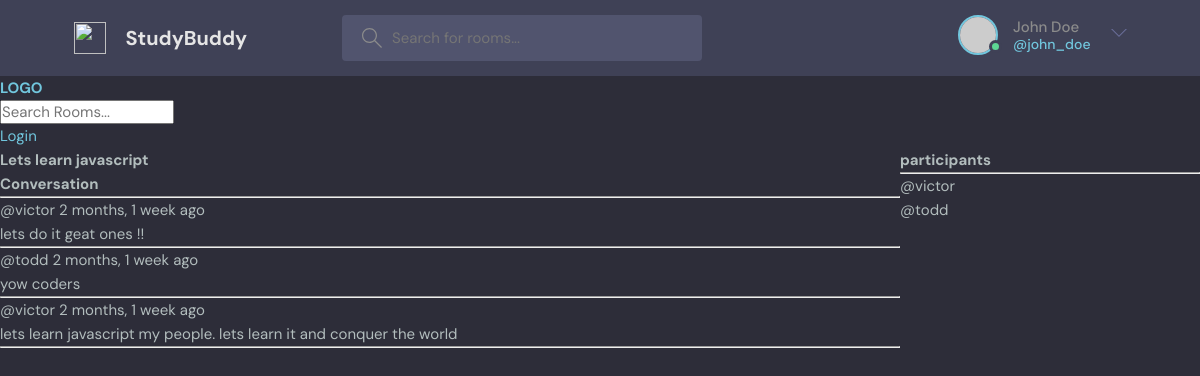
/room/1, run on the app's committed database.
### base/models.py (models this page shows, shortened)
class Room(models.Model):
    host = models.ForeignKey(User, on_delete=models.SET_NULL, null=True)
    topic = models.ForeignKey(Topic, on_delete=models.SET_NULL, null=True)
    name = models.CharField(max_length=200)
    decription = models.TextField(null=True, blank=True)
    participants = models.ManyToManyField(
        User, related_name='participants', blank=True)
    updated = models.DateTimeField(auto_now=True)
    created = models.DateTimeField(auto_now_add=True)
    class Meta:
        ordering = ['-updated', '-created']

class Message(models.Model):
    user = models.ForeignKey(User, on_delete=models.CASCADE)
    room = models.ForeignKey(Room, on_delete=models.CASCADE)
    body = models.TextField()
    updated = models.DateTimeField(auto_now=True)
    created = models.DateTimeField(auto_now_add=True)
    class Meta:
        ordering = ['-updated', '-created']

### base/views.py (the view, shortened to what this page needs)
# urls.py: path('room/<str:pk>', views.room, name="room"),
def room(request, pk):
    room = Room.objects.get(id=pk)
    roomMessages = room.message_set.all().order_by('-created')
    participants = room.participants.all()
    context = {'room': room, 'roomMessages': roomMessages,
               'participants': participants}
    return render(request, 'base/room.html', context)

### base/templates/base/room.html (shortened to what this page needs)
{% extends 'main.html' %}
  {% block content %}
  <head>
  </head>
  <body>
    <div class="room-container">
      <div class="room-section">
        <h1>{{room.name}}</h1>
        <div class="comment-wrapper">
          <h3>Conversation</h3>
          <hr />
          {% for message in roomMessages %}
          <div>
            <small>@{{message.user}} {{message.created|timesince}} ago</small>
            <p>{{message.body}}</p>
            <hr />
          </div>
          {% endfor %}
        </div>
      </div>
      <div class="participants-section">
        <h3>participants</h3>
        <hr />
        {% for user in participants %}
        <div>
          <p>@{{user.username}}</p>
        </div>
        {% endfor %}
      </div>
    </div>
  </body>
  {% endblock content %}

### static/styles/style.css (style rules this page uses)
:root { --color-main: #71c6dd; --color-main-light: #e1f6fb; --color-dark: #3f4156; --color-dark-medium: #51546e; --color-dark-light: #696d97; --color-light: #e5e5e5; --color-gray: #8b8b8b; --color-light-gray: #b2bdbd; --color-bg: #2d2d39; --color-success: #5dd693; --color-error: #fc4b0b; }
* { font-family: "DM Sans", -apple-system, BlinkMacSystemFont, "Segoe UI", Roboto, Oxygen, Ubuntu, Cantarell, "Open Sans", "Helvetica Neue", sans-serif; margin: 0; padding: 0; box-sizing: border-box; text-rendering: optimizeLegibility; font-size: inherit; }
html { font-size: 56.25%; }
@media only screen and (min-width: 1200px) { html { font-size: 62.5%; } }
body { line-height: 1.6; font-weight: 400; font-size: 1.5rem; color: var(--color-light-gray); background-color: var(--color-bg); min-height: 100vh; }

### base/templates/base/room.html (style rules this page uses)
.room-container { display: grid; grid-template-columns: 3fr 1fr; }

### data on the page
Room: name "Lets learn javascript"
Message: user "victor", created "2 months, 1 week", body "lets do it geat ones !!"
Message: user "todd", created "2 months, 1 week", body "yow coders"
Message: user "victor", created "2 months, 1 week", body "lets learn javascript my people. lets learn it and conquer the world"

### other printed values
{{ user.username }} "victor"
{{ user.username }} "todd"
